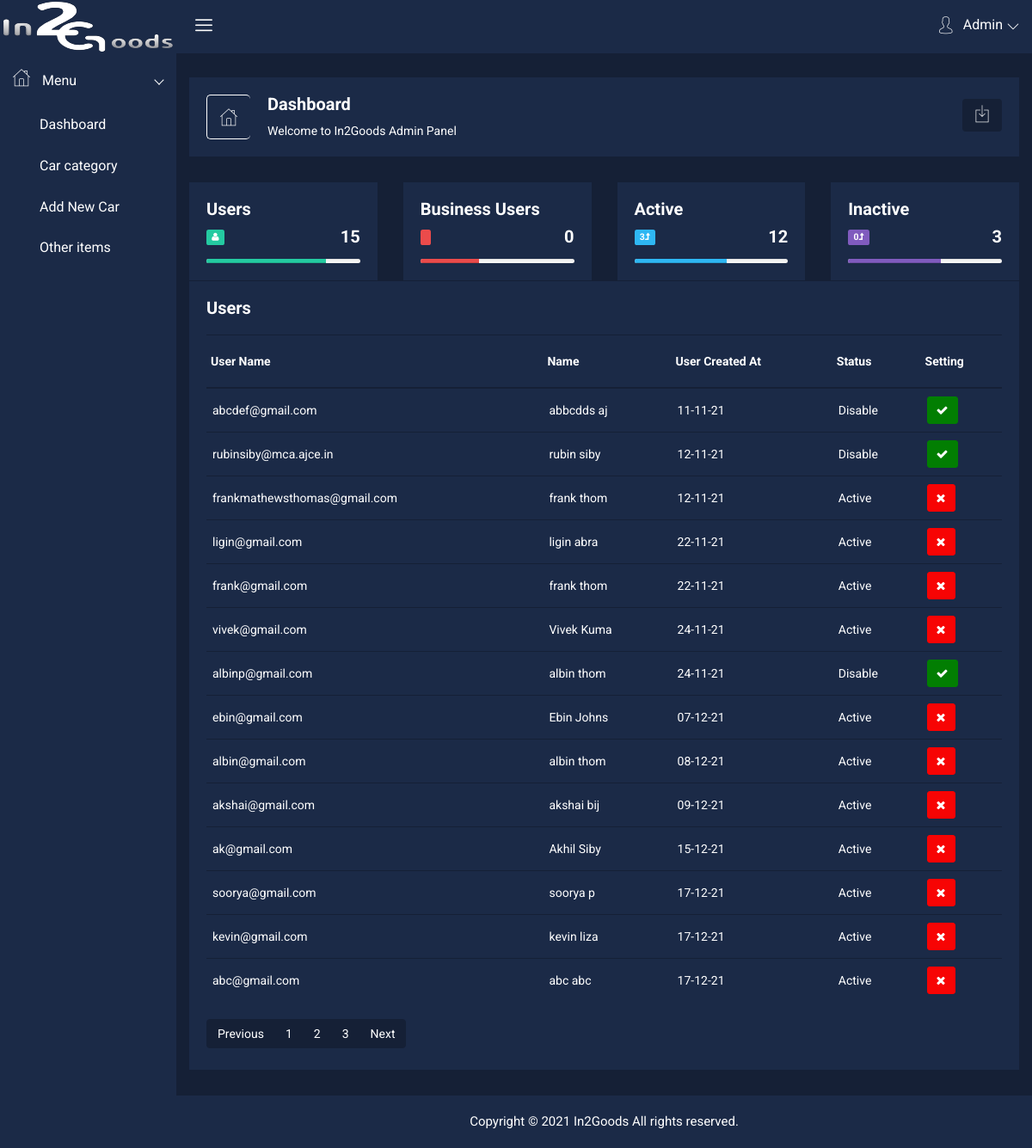
Before: /admin/admin.php with the older database file.
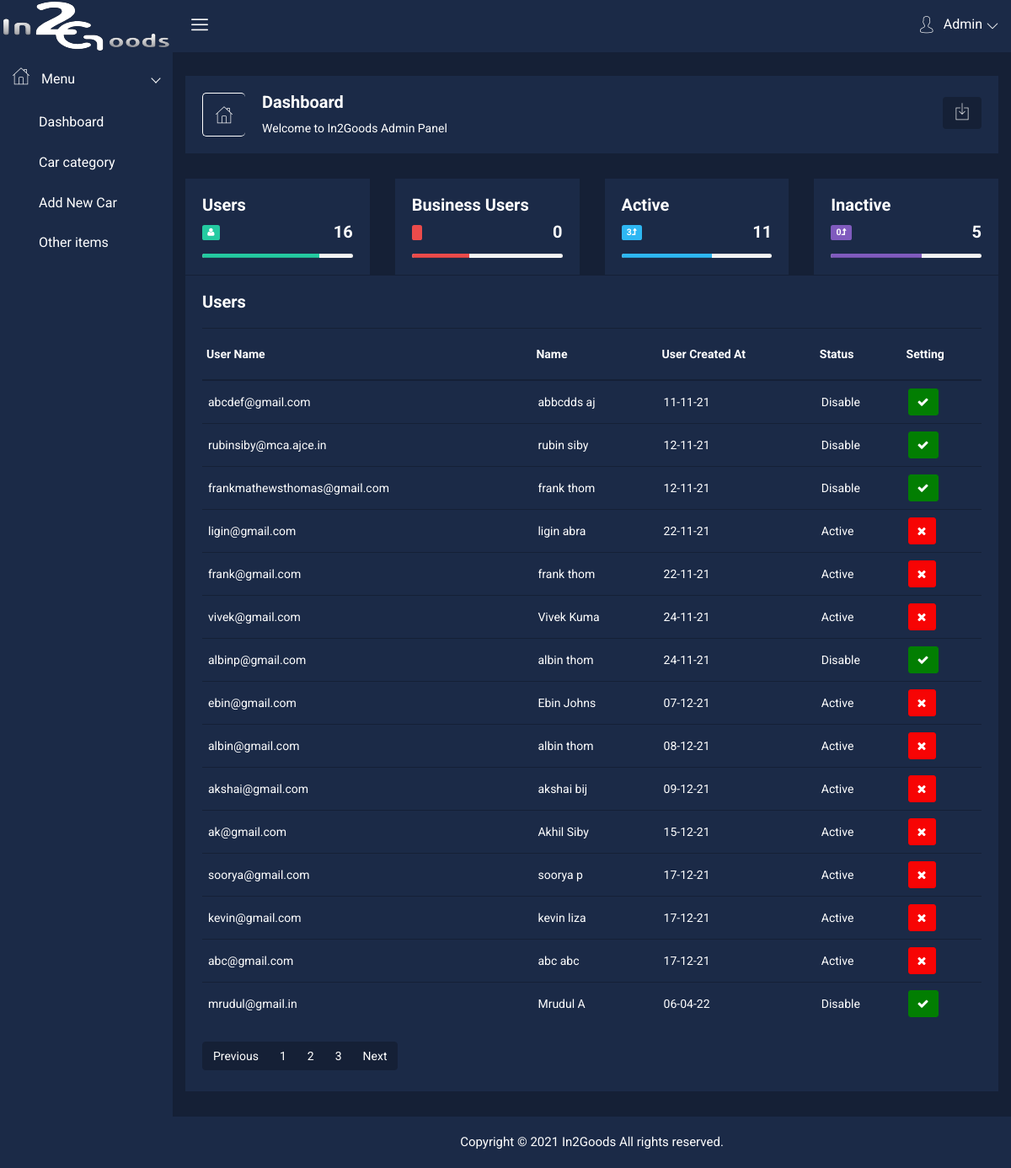
After: the same page with the newer database file.
### tables this page shows
CREATE TABLE IF NOT EXISTS `tbl_user` (
  `user_id` int(10) NOT NULL AUTO_INCREMENT,
  `username` varchar(100) NOT NULL,
  `password` varchar(100) NOT NULL,
  `user_status` int(1) NOT NULL DEFAULT '1',
  `name` varchar(10) NOT NULL,
  `user_created_at` varchar(10) NOT NULL,
  PRIMARY KEY (`user_id`)
);

### admin/admin.php (the view, shortened to what the changed rows need)
<?php
include "../include/dbconnect.php";
?>
<!doctype html>
<html class="no-js" lang="en">
<head>
    <link rel="stylesheet" href="css/bootstrap.min.css">
    <link rel="stylesheet" href="css/font-awesome.min.css">
    <link rel="stylesheet" href="css/nalika-icon.css">
    <link rel="stylesheet" href="css/owl.carousel.css">
    <link rel="stylesheet" href="css/owl.theme.css">
    <link rel="stylesheet" href="css/owl.transitions.css">
    <link rel="stylesheet" href="css/animate.css">
    <link rel="stylesheet" href="css/normalize.css">
    <link rel="stylesheet" href="css/meanmenu.min.css">
    <link rel="stylesheet" href="css/main.css">
    <link rel="stylesheet" href="css/morrisjs/morris.css">
    <link rel="stylesheet" href="css/scrollbar/jquery.mCustomScrollbar.min.css">
    <link rel="stylesheet" href="css/metisMenu/metisMenu.min.css">
    <link rel="stylesheet" href="css/metisMenu/metisMenu-vertical.css">
    <link rel="stylesheet" href="css/calendar/fullcalendar.min.css">
    <link rel="stylesheet" href="css/calendar/fullcalendar.print.min.css">
    <link rel="stylesheet" href="style.css">
    <link rel="stylesheet" href="css/responsive.css">
</head>
<body>
    <div class="all-content-wrapper">
        <div class="header-advance-area">
            <div class="breadcome-area">
                <div class="container-fluid">
                    <div class="row">
                        <div class="col-lg-12 col-md-12 col-sm-12 col-xs-12">
                            <div class="breadcome-list">
                                <div class="row">
                                    <div class="col-lg-6 col-md-6 col-sm-6 col-xs-6">
                                        <div class="breadcomb-wp">
                                            <div class="breadcomb-ctn">
                                                <h2>Dashboard </h2>
                                            </div>
                                        </div>
                                    </div>
                                </div>
                            </div>
                        </div>
                    </div>
                </div>
            </div>
        </div>
        <div class="section-admin container-fluid">
            <div class="row admin text-center">
                <div class="col-md-12">
                    <div class="row">
                        <div class="col-lg-3 col-md-3 col-sm-3 col-xs-12">
                            <div class="admin-content analysis-progrebar-ctn res-mg-t-15">
                                <div class="row vertical-center-box vertical-center-box-tablet">
                                    <div class="col-xs-9 cus-gh-hd-pro">
                                        <h2 class="text-right no-margin"><?php
                                                                            $sql = "select count(*) AS count from tbl_user";
                                                                            $result = mysqli_query($connect, $sql);
                                                                            $row =  mysqli_fetch_array($result);
                                                                            echo $row['count'];
                                                                            ?></h2>
                                    </div>
                                </div>
                            </div>
                        </div>
                        <div class="col-lg-3 col-md-3 col-sm-3 col-xs-12" style="margin-bottom:1px;">
                            <div class="admin-content analysis-progrebar-ctn res-mg-t-30">
                                <div class="row vertical-center-box vertical-center-box-tablet">
                                    <div class="col-xs-9 cus-gh-hd-pro">
                                        <h2 class="text-right no-margin">0</h2>
                                    </div>
                                </div>
                            </div>
                        </div>
                        <div class="col-lg-3 col-md-3 col-sm-3 col-xs-12">
                            <div class="admin-content analysis-progrebar-ctn res-mg-t-30">
                                <div class="row vertical-center-box vertical-center-box-tablet">
                                    <div class="col-xs-9 cus-gh-hd-pro">
                                        <h2 class="text-right no-margin"><?php
                                                                            $sql = "select count(*) AS count from tbl_user where user_status!=0";
                                                                            $result = mysqli_query($connect, $sql);
                                                                            $row =  mysqli_fetch_array($result);
                                                                            echo $row['count'];
                                                                            ?></h2>
                                    </div>
                                </div>
                            </div>
                        </div>
                        <div class="col-lg-3 col-md-3 col-sm-3 col-xs-12">
                            <div class="admin-content analysis-progrebar-ctn res-mg-t-30">
                                <div class="row vertical-center-box vertical-center-box-tablet">
                                    <div class="col-xs-9 cus-gh-hd-pro">
                                        <h2 class="text-right no-margin"><?php
                                                                            $sql = "select count(*) AS count from tbl_user where user_status=0";
                                                                            $result = mysqli_query($connect, $sql);
                                                                            $row =  mysqli_fetch_array($result);
                                                                            echo $row['count'];
                                                                            ?></h2>
                                    </div>
                                </div>
                            </div>
                        </div>
                    </div>
                </div>
            </div>
        </div>
        <div class="product-status mg-b-30 mt-2">
            <div class="container-fluid">
                <div class="row">
                    <div class="col-lg-12 col-md-12 col-sm-12 col-xs-12">
                        <div class="product-status-wrap">
                            <h4>Users</h4><?php
                            $sql1 = "select *  from tbl_user where user_status!=2";
                                                                            $result1 = mysqli_query($connect, $sql1);
                                                                            ?>
                            <table>
                                <tr>
                                    <th>User Name</th>
                                    <th>Name</th>
                                    <th>User Created At</th>
                                    <th>Status</th>
                                    <th>Setting</th>
                                </tr>
                                <?php
                                    while($row1=  mysqli_fetch_array($result1))
                                    {
                                        echo "<tr>
                                        <td>".$row1['username']."</td>
                                        <td>".$row1['name']."</td>
                                        <td>".$row1['user_created_at']."</td>
                                        <td>";
                                            if($row1['user_status']==1){
                                             echo 'Active';
                                            }
                                            else
                                            {
                                                echo 'Disable';
                                            }
                                            echo "
                                        </td>
                                          <td>";
                                          if($row1['user_status'] == 1)
                                          {
                                        echo "
                                          <form action='./changestatus.php' method='post'><button type='submit' name='deleteItem' value='" . $row1['user_id'] . "' data-toggle='tooltip' title='Deactivate User' class='pd-setting-ed'><i class='fa fa-close' aria-hidden='true'></i></button></form>";
                                          }
                                          else
                                          {
                                              echo"
                                            <form action='./changestatus.php' method='post'><button type='submit' name='deleteItem1' value='" . $row1['user_id'] . "' data-toggle='tooltip' title='Active User' class='pd-setting-ed1'><i class='fa fa-check' aria-hidden='true'></i></button></form>";
                                          }
                                          echo "</td>
                                    </tr>";
                                    }
                                ?>
                            </table>
                        </div>
                    </div>
                </div>
            </div>
        </div>
    </div>
</body>
</html>

Changed rows visible on the page:
changed tbl_user "frankmathewsthomas@gmail.com": user_status "Active" → "Disable"
added tbl_user: username "mrudul@gmail.in", name "Mrudul A", user_created_at "06-04-22", user_status "Disable", $row1['user_id'] 192 (drawn)
Other visible differences:
$row['count']: "15" → "16"
$row['count']: "12" → "11"
$row['count']: "3" → "5"
